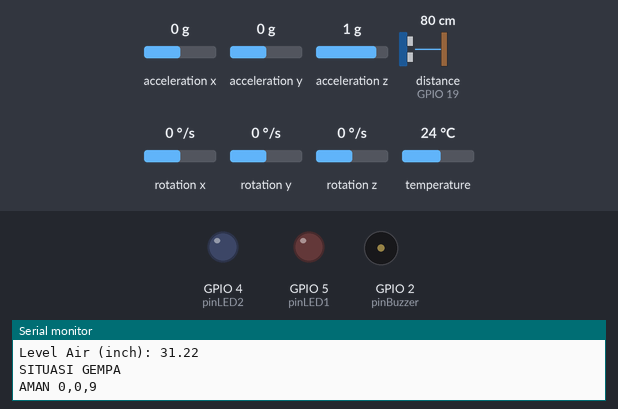
Recording of a sketch running on a simulated ESP32. Shown: output pins drawn as LEDs (lit = HIGH), buzzer (waves = sounding), the last lines printed to the serial monitor. Wiring (from diagram.json): ultrasonic range finder: trigger GPIO 18; echo GPIO 19. Inputs (shaded band) come from the test bench; at power-on: acceleration x 0 g, distance to the obstacle (sensor on GPIO 19) 80 cm, acceleration y 0 g, acceleration z 1 g, rotation x 0 °/s, rotation y 0 °/s, rotation z 0 °/s, temperature 24 °C. The echo pulse lasts 58.3 µs per cm; WiFi joins after 1.5 s; servers stay silent unless stated; pins used as bus, display or sensor lines are not drawn.

Above: at 3.1 s.
3.2 s: acceleration x set to 0.4 g
6.6 s: acceleration x set to 0.7 g
At 8.5 s:
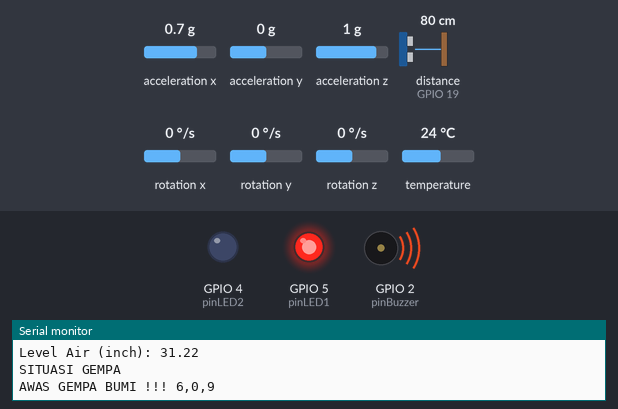
9.8 s: distance to the obstacle (sensor on GPIO 19) set to 175 cm
14.1 s: distance to the obstacle (sensor on GPIO 19) set to 185 cm
At 16.1 s:
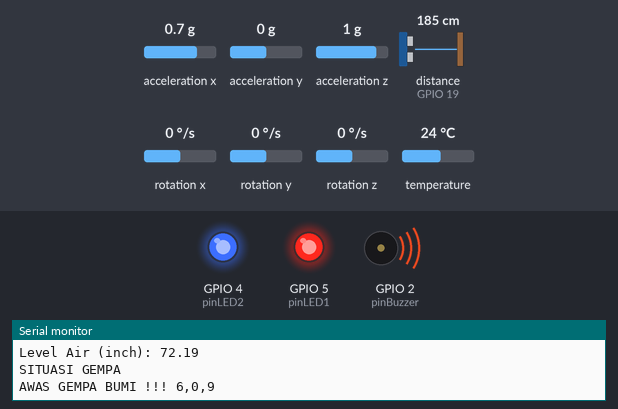
17.3 s: acceleration x set to -1.4 g
At 21.3 s:
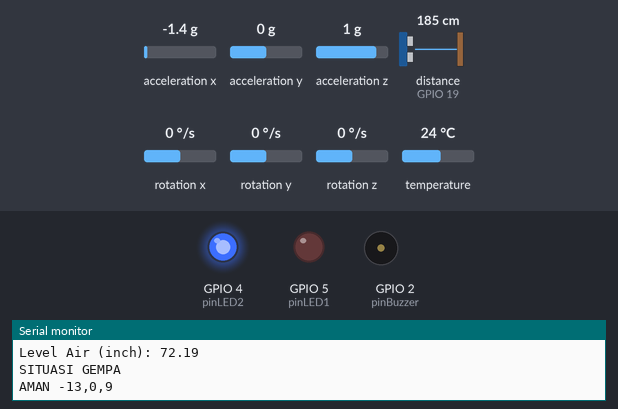
22.0 s: acceleration x set to 0.8 g
At 24.0 s:
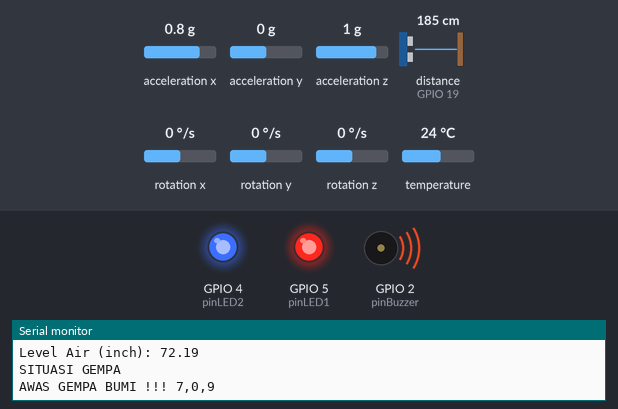
Timing chart, 0 to 25.5 s (numbered marks = the images above; inputs shaded):
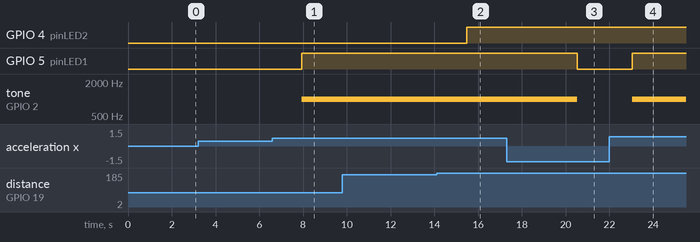

Measured:
- the behaviour switches between 0.5 and 0.6 g on acceleration x (found by bisection; images 0 and 1)
- the behaviour switches between 179 and 180 cm on distance to the obstacle (sensor on GPIO 19) (found by bisection; images 1 and 2)
- after the input at 6.6 s, GPIO 5 (pinLED1): LOW → HIGH after 1.3 s; tone on GPIO 2 (pinBuzzer): silent → 1000 Hz after 1.3 s
- after the input at 14.1 s, GPIO 4 (pinLED2): LOW → HIGH after 1.4 s
- after the input at 17.3 s, GPIO 5 (pinLED1): HIGH → LOW after 3.2 s; tone on GPIO 2 (pinBuzzer): 1000 Hz → silent after 3.2 s
- after the input at 22.0 s, GPIO 5 (pinLED1): LOW → HIGH after 1.0 s; tone on GPIO 2 (pinBuzzer): silent → 1000 Hz after 1.0 s

The sketch:

sketch.ino
```cpp
/*************************************************************

  This is a simple demo of sending and receiving some data.
  Be sure to check out other examples!
 *************************************************************/

// Template ID, Device Name and Auth Token are provided by the Blynk.Cloud
// See the Device Info tab, or Template settings


#define BLYNK_TEMPLATE_ID "TMPLRE0PlNsg"
#define BLYNK_TEMPLATE_NAME "Earthquake and Water Level Detector"
#define BLYNK_AUTH_TOKEN "uTZSm-N8bY5fn7_I6ts0NvIVEN24mjgP"


#define BLYNK_PRINT Serial

//set water level in cm
int emptyTankDistance = 70;
int fullTankDistance = 30;

const int trigPin = 18;
const int echoPin = 19;

//define sound speed in cm/uS
#define SOUND_SPEED 0.034
#define CM_TO_INCH 0.393701

long duration;
float distanceCm;
float distanceInch;

#define pinBuzzer 2
#define pinLED1 5
#define pinLED2 4

#include <WiFi.h>
#include <WiFiClient.h>
#include <BlynkSimpleEsp32.h>
#include <Adafruit_MPU6050.h>
#include <Adafruit_Sensor.h>
#include <Wire.h>

Adafruit_MPU6050 mpu;


char auth[] = BLYNK_AUTH_TOKEN;

// Your WiFi credentials.
// Set password to "" for open networks.
char ssid[] = "Wokwi-GUEST";
char pass[] = "";

BlynkTimer timer;

void myTimerEvent()
{
  Blynk.virtualWrite(V2, millis() / 1000);
}

void setup()
{
  Serial.begin(115200);
  Blynk.begin(auth, ssid, pass);
  pinMode(pinBuzzer, OUTPUT);
  pinMode(pinLED1, OUTPUT);
  pinMode(pinLED2, OUTPUT);
  pinMode(trigPin, OUTPUT); // Sets the trigPin as an Output
  pinMode(echoPin, INPUT); // Sets the echoPin as an Input


  timer.setInterval(1000L, myTimerEvent); //Staring a timer
  // Try to initialize! MPU6050
  if (!mpu.begin()) {
    Serial.println("Failed to find MPU6050 chip");
    while (1) {
      delay(10);
    }
  }
  Serial.println("MPU6050 Found!");

  mpu.setAccelerometerRange(MPU6050_RANGE_16_G);
  mpu.setGyroRange(MPU6050_RANGE_250_DEG);
  mpu.setFilterBandwidth(MPU6050_BAND_21_HZ);
  Serial.println("");
  delay(100);
}


void loop()
{
  deteksigempa();
  timer.run();
}

void deteksigempa(){

  sensors_event_t a, g, temp;
  mpu.getEvent(&a, &g, &temp);

  int acX = a.acceleration.x;
  int acY = a.acceleration.y;
  int acZ = a.acceleration.z;

  String v = ",";
  String x = String(acX);
  String y = String(acY);
  String z = String(acZ);

  // Clears the trigPin
  digitalWrite(trigPin, LOW);
  delayMicroseconds(2);
  // Sets the trigPin on HIGH state for 10 micro seconds
  digitalWrite(trigPin, HIGH);
  delayMicroseconds(10);
  digitalWrite(trigPin, LOW);

  // Reads the echoPin, returns the sound wave travel time in microseconds
  duration = pulseIn(echoPin, HIGH);

  // Calculate the distance
  distanceCm = duration * SOUND_SPEED/2;

  // Convert to inches
  distanceInch = distanceCm * CM_TO_INCH;

  delay(1000);

  if(distanceInch > 70){
    tone(pinBuzzer, 1000);
    digitalWrite(pinLED2, HIGH);
    Serial.println("SITUASI LEVEL AIR");
    Serial.println("Level Air Tinggi !!!");
    Serial.print("Level Air (inch): ");
    Serial.println(distanceInch);
    Serial.println("");
    Blynk.virtualWrite(V6, distanceInch);
    Blynk.virtualWrite(V7, LOW);
    Blynk.virtualWrite(V8, HIGH);
  }
  else{
    noTone(pinBuzzer);
    digitalWrite(pinLED2, LOW);
    Serial.println("SITUASI LEVEL AIR");
    Serial.println("Level Air Aman");
    Serial.print("Level Air (inch): ");
    Serial.println(distanceInch);
    Serial.println("");
    Blynk.virtualWrite(V6, distanceInch);
    Blynk.virtualWrite(V7, HIGH);
    Blynk.virtualWrite(V8, LOW);
  }

  if(acX > 4 | acY > 4 | acZ > 13 ){
    tone(pinBuzzer, 1000);
    digitalWrite(pinLED1, HIGH);
    Serial.println("SITUASI GEMPA");
    Serial.println("AWAS GEMPA BUMI !!! "+ x + v + y + v + z);
    Serial.println("");
    Blynk.virtualWrite(V0, "AWAS !! GEMPA BUMI");
    Blynk.virtualWrite(V1, x);
    Blynk.virtualWrite(V4, y);
    Blynk.virtualWrite(V5, z);
    Blynk.virtualWrite(V2, LOW);
    Blynk.virtualWrite(V3, HIGH);

  }else{
    noTone(pinBuzzer);
    digitalWrite(pinLED1, LOW);
    Serial.println("SITUASI GEMPA");
    Serial.println("AMAN "+ x + v + y + v + z);
    Serial.println("");
    Blynk.virtualWrite(V0, "AMAN");
    Blynk.virtualWrite(V1, x);
    Blynk.virtualWrite(V4, y);
    Blynk.virtualWrite(V5, z);
    Blynk.virtualWrite(V2, HIGH);
    Blynk.virtualWrite(V3, LOW);
  }
  delay(1500);
  Blynk.run();
}
```
